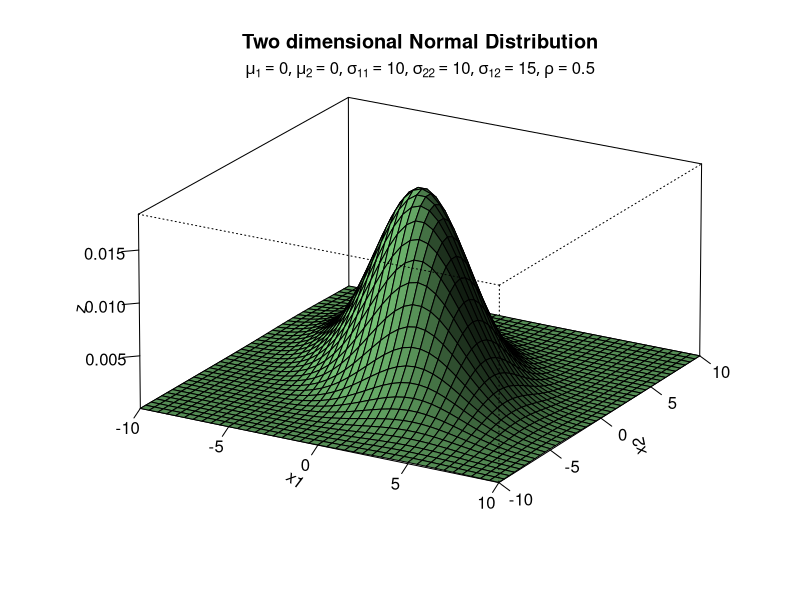

R code for this plot:


# 3-D plots
#
#
mu1<-0 # setting the expected value of x1
mu2<-0 # setting the expected value of x2
s11<-10 # setting the variance of x1
s12<-15 # setting the covariance between x1 and x2
s22<-10 # setting the variance of x2
rho<-0.5 # setting the correlation coefficient between x1 and x2
x1<-seq(-10,10,length=41) # generating the vector series x1
x2<-x1 # copying x1 to x2

f<-function(x1,x2)
{
  term1<-1/(2*pi*sqrt(s11*s22*(1-rho^2)))
  term2<--1/(2*(1-rho^2))
  term3<-(x1-mu1)^2/s11
  term4<-(x2-mu2)^2/s22
  term5<--2*rho*((x1-mu1)*(x2-mu2))/(sqrt(s11)*sqrt(s22))
  term1*exp(term2*(term3+term4-term5))
} # setting up the function of the multivariate normal density
#
z<-outer(x1,x2,f) # calculating the density values
#
persp(x1, x2, z,
      main="Two dimensional Normal Distribution",
#      sub=expression(italic(f)~(bold(x)) ==
#                      frac(1,2~pi~sqrt(sigma[11]~sigma[22]~(1-rho^2))) ~
#                       phantom(0)^bold(.)~exp~bgroup("{",
#                                                     list(-frac(1,2(1-rho^2)),
#                                                      bgroup("[", frac((x[1]~-~mu[1])^2, sigma[11])~-~2~rho~frac(x[1]~-~mu[1],                                                                                                                                                                                 sqrt(sigma[11]))~ frac(x[2]~-~mu[2],sqrt(sigma[22]))~+~
#                                                      frac((x[2]~-~mu[2])^2, sigma[22]),"]")),"}")),
      col="lightgreen",
      theta=30, phi=20,
      r=50,
      d=0.1,
      expand=0.5,
      ltheta=90, lphi=180,
      shade=0.75,
      ticktype="detailed",
      nticks=5) # produces the 3-D plot
#
mtext(expression(list(mu[1]==0,
                      mu[2]==0,
                      sigma[11]==10,
                      sigma[22]==10,
                      sigma[12]==15,
                      rho==0.5)),
      side=3) # adding a text line to the graph

